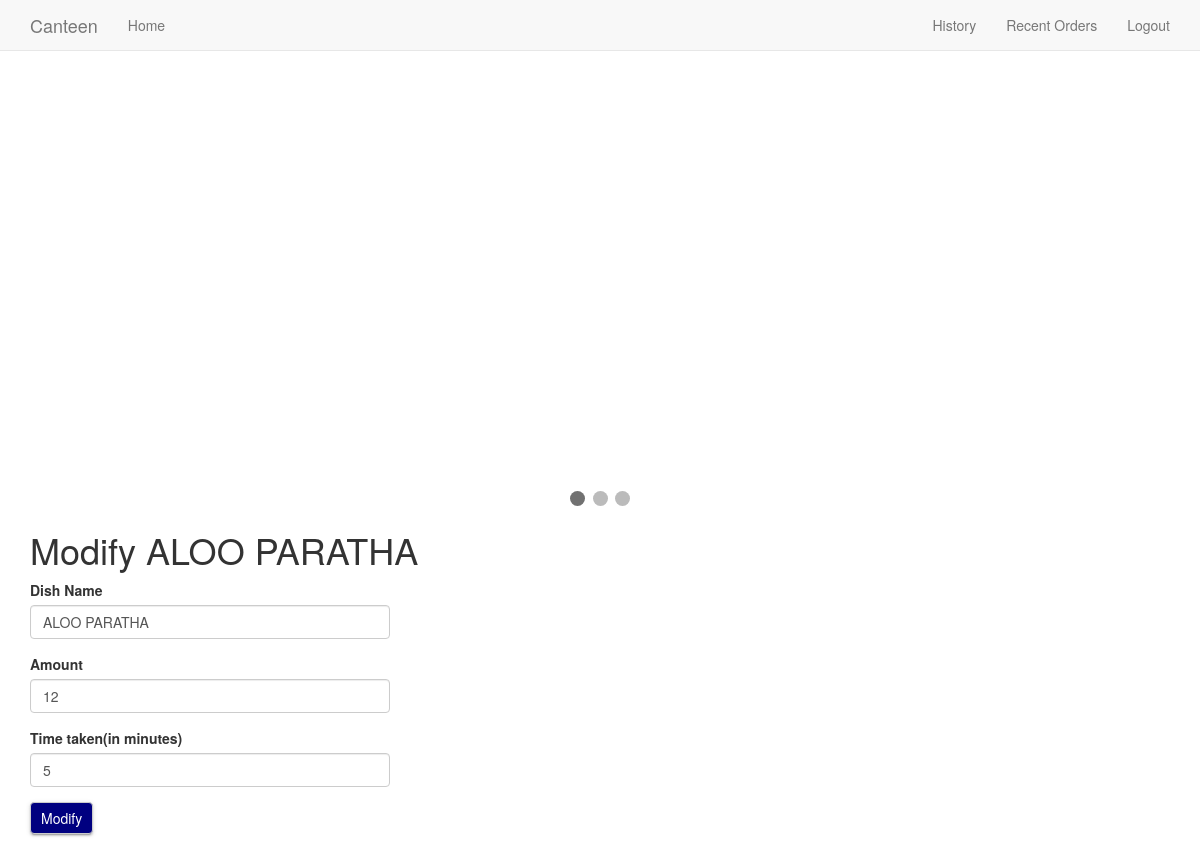
The page /modify/ALOO PARATHA (signed in) on the database its author committed.
### app/models.py (models this page shows, shortened)
class Dishes(db.Model):
    id = db.Column(db.Integer, primary_key=True)
    dishname = db.Column(db.String(50), index=True, unique=True)
    amount = db.Column(db.Integer)
    timetaken = db.Column(db.Integer)
    quantity = db.Column(db.Integer)
    quantities = db.relationship('Quantity', backref='dish', lazy='dynamic')
    order = db.relationship('Orders', backref='dish', lazy='dynamic')

### app/routes.py (the view, shortened to what this page needs)
@app.route('/modify/<dishname>', methods=['GET', 'POST'])
@login_required
def modify(dishname):
    dish = Dishes.query.filter_by(dishname=dishname).first()
    form = DishForm()
    return render_template('modify.html', form=form, title='Modify', dish=dish)

### app/forms.py (shortened to what this page needs)
class DishForm(FlaskForm):
    dishname = StringField('Dish Name', validators=[DataRequired()])
    amount = IntegerField('Amount', validators=[DataRequired()])
    timetaken = IntegerField('Time taken(in minutes)', validators=[DataRequired()])
    submit = SubmitField('Add')

### app/models.py (called while the page is built)
@login.user_loader
def load_user(id):
    return User.query.get(int(id))

### app/templates/modify.html (shortened to what this page needs)
{% extends "base.html" %}
{% import 'bootstrap/wtf.html' as wtf %}
{% block app_content %}
    <h1>Modify {{ dish.dishname }}</h1>
    <div class="row">
        <div class="col-sm-9 col-md-6 col-lg-4">
            <form class="form" method="post" id="form" class="form" role="form">
                {{ wtf.form_field(form.dishname, value=dish.dishname) }}
                {{ wtf.form_field(form.amount, value=dish.amount) }}
                {{ wtf.form_field(form.timetaken, value=dish.timetaken) }}
                {{ wtf.form_field(form.submit, id="modify_dish", value="Modify") }}
            </form>
        </div>
    </div>
{% endblock %}

### app/static/app.css (style rules this page uses)
* { box-sizing:border-box; }
body { padding-top: 70px; padding-bottom: 70px; }
.btn { background-color: navy; color: #fff; border-radius: 4px; box-shadow: 0 2px 2px 0 rgba(0, 0, 0, 0.14), 0 3px 1px -2px rgba(0, 0, 0, 0.2), 0 1px 5px 0 rgba(0, 0, 0, 0.12); padding: 5px 10px; }

### rows shown on the page
Dishes: dishname "ALOO PARATHA", amount "12", timetaken "5"
